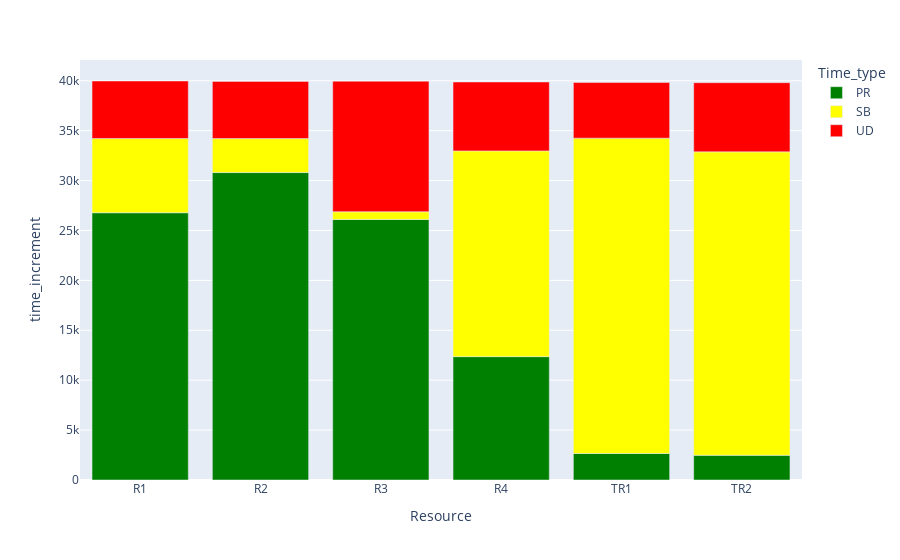

The notebook cell saved with this chart:
### Code cell
import plotly.express as px

fig = px.bar(df_time_per_state, x="Resource", y="time_increment", color="Time_type", color_discrete_map={'PR': 'green', 'SB': 'yellow', 'UD': 'red' })
fig.show()

### Figure 1 — Plotly figure (JSON) as saved in the notebook; plotly's stock layout.template omitted (floating-point values rounded to 4 significant figures)
{"data": [{"alignmentgroup": "True", "hovertemplate": "Time_type=PR<br>Resource=%{x}<br>time_increment=%{y}<extra></extra>", "legendgroup": "PR", "marker": {"color": "green", "pattern": {"shape": ""}}, "name": "PR", "offsetgroup": "PR", "orientation": "v", "showlegend": true, "textposition": "auto", "type": "bar", "x": ["R1", "R2", "R3", "R4", "TR1", "TR2"], "xaxis": "x", "y": [26780.0, 30800.0, 26100.0, 12360.0, 2660.0, 2476.0], "yaxis": "y"}, {"alignmentgroup": "True", "hovertemplate": "Time_type=SB<br>Resource=%{x}<br>time_increment=%{y}<extra></extra>", "legendgroup": "SB", "marker": {"color": "yellow", "pattern": {"shape": ""}}, "name": "SB", "offsetgroup": "SB", "orientation": "v", "showlegend": true, "textposition": "auto", "type": "bar", "x": ["R1", "R2", "R3", "R4", "TR1", "TR2"], "xaxis": "x", "y": [7438.0, 3404.0, 772.5, 20620.0, 31590.0, 30400.0], "yaxis": "y"}, {"alignmentgroup": "True", "hovertemplate": "Time_type=UD<br>Resource=%{x}<br>time_increment=%{y}<extra></extra>", "legendgroup": "UD", "marker": {"color": "red", "pattern": {"shape": ""}}, "name": "UD", "offsetgroup": "UD", "orientation": "v", "showlegend": true, "textposition": "auto", "type": "bar", "x": ["R1", "R2", "R3", "R4", "TR1", "TR2"], "xaxis": "x", "y": [5760, 5730, 13080.0, 6900, 5580, 6930.0], "yaxis": "y"}], "layout": {"barmode": "relative", "legend": {"title": {"text": "Time_type"}, "tracegroupgap": 0}, "margin": {"t": 60}, "xaxis": {"anchor": "y", "domain": [0, 1], "title": {"text": "Resource"}}, "yaxis": {"anchor": "x", "domain": [0, 1], "title": {"text": "time_increment"}}}}
